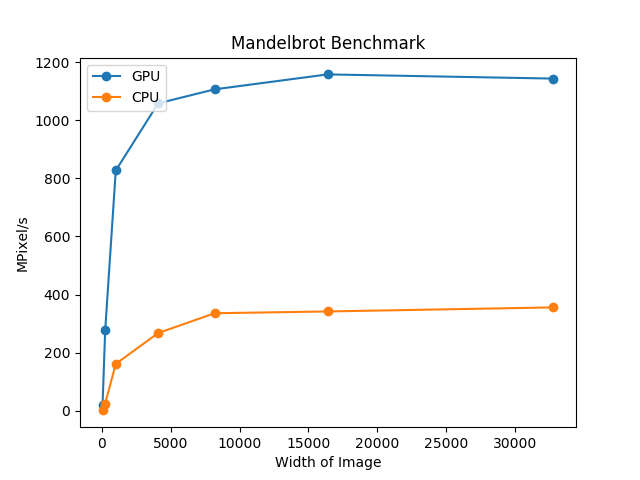

Recreate this plot in Python.
import matplotlib
matplotlib.use("Agg")
import matplotlib.pyplot as plt
import numpy as np

datafile = "mandelbrot_bench.dat"
posFlops = 11

data = np.array([[l.split()[posFlops - 3], l.split()[posFlops]] for l in open("mandelbrot_bench.dat")],dtype=float)
#plt.loglog(data[2::3,0], data[2::3,1], 'o-', label="CPU (OpenCL)")
plt.plot(data[::2,0], 1e-6 * data[::2, 0] ** 2 / data[::2,1], 'o-', label="GPU")
plt.plot(data[1::2,0], 1e-6 * data[1::2, 0] ** 2 / data[1::2,1], 'o-', label="CPU")
#plt.loglog(data[1::3,0], data[1::3,1], 'o-', label="GPU (OpenCL)")
#plt.axis([60, 10000, 10**-4, 1])
plt.legend(loc='upper left')
plt.xlabel("Width of Image")
plt.ylabel("MPixel/s")
plt.title("Mandelbrot Benchmark")
plt.savefig("mandelbrot_bench.png")
plt.savefig("mandelbrot_bench.svg")
plt.savefig("mandelbrot_bench.pdf")
# plt.show()
